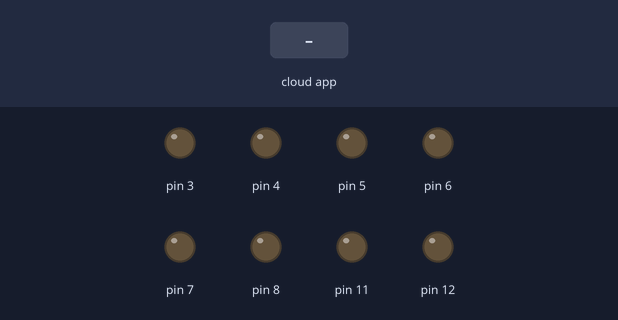
The sketch below on a simulated Arduino Uno, built with avr-gcc and run on an emulated ATmega328P. On the bench: output pins drawn as LEDs (lit = HIGH). Inputs (shaded band) come from the test bench. The ROS host is connected and sends only what is stated.

Above: at 1.2 s.
1.3 s: the phone or cloud app sets lwheel_vtarget to -100
At 1.8 s:
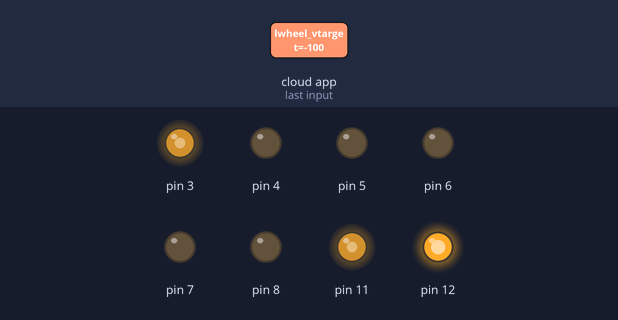
2.8 s: the phone or cloud app sets rwheel_vtarget to -100
At 4.0 s:
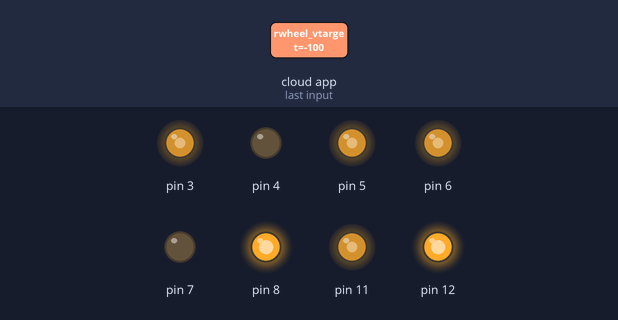
4.3 s: the phone or cloud app sets tof_stop to 1
At 5.3 s:
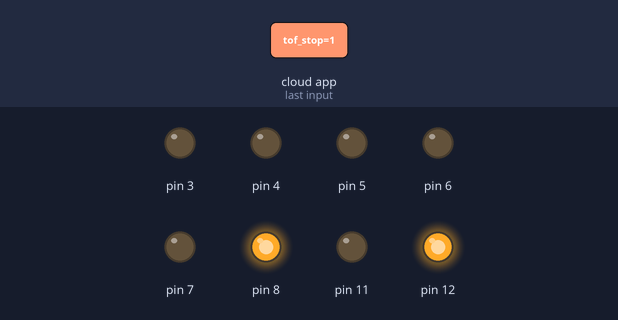
5.8 s: the phone or cloud app sets lwheel_vtarget to 0
At 6.5 s:
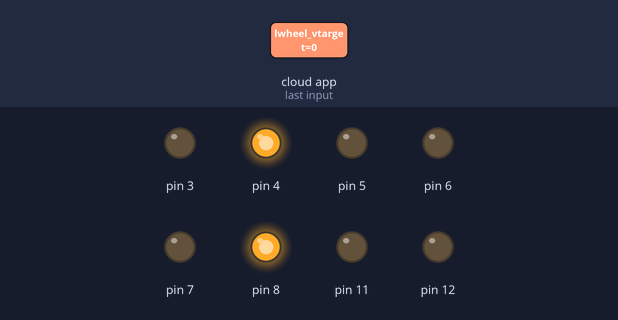
7.3 s: the phone or cloud app sets rwheel_vtarget to 0
At 7.6 s:
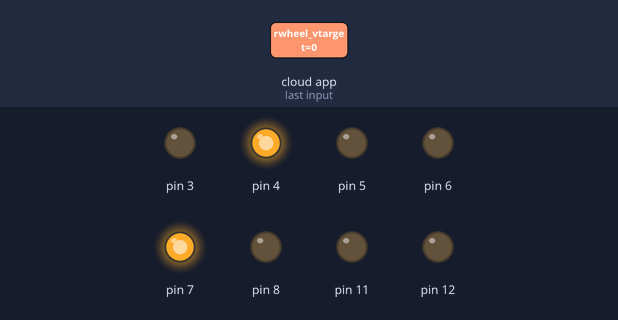
8.8 s: the phone or cloud app sets lwheel_vtarget to -100
At 9.9 s:
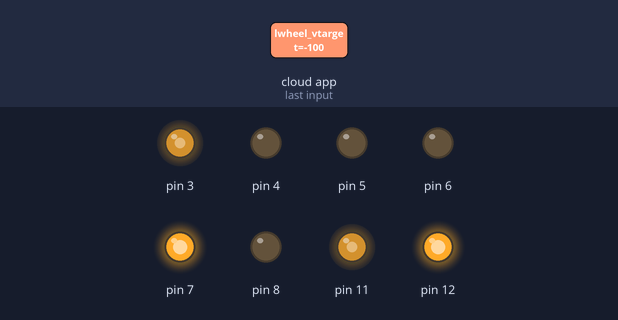
Timing chart, 0 to 11.3 s (numbered marks = the images above; inputs shaded):
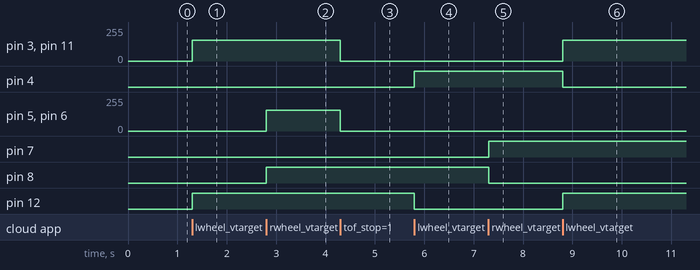

The sketch:

drive.ino
```cpp
#include <ros.h>
#include <std_msgs/Float32.h>
#include <std_msgs/Bool.h>

#include "motor.h" // For motors

/**** ROS SETUP ****/
ros::NodeHandle nh;
void lwheel_cb(const std_msgs::Float32& msg);
ros::Subscriber<std_msgs::Float32> lwheel_vtarget_sub("lwheel_vtarget", lwheel_cb);
void rwheel_cb(const std_msgs::Float32& msg);
ros::Subscriber<std_msgs::Float32> rwheel_vtarget_sub("rwheel_vtarget", rwheel_cb);
void stop_cb(const std_msgs::Bool& msg);
ros::Subscriber<std_msgs::Bool> stop_msg_sub("/tofs/tof_stop", stop_cb);
/******************/

// Populated from the Motor I/O table here:
// https://wiki.dfrobot.com/Quad_Motor_Driver_Shield_for_Arduino_SKU_DRI0039
// motor.h:6 -> Motor(int dir_pin, bool fwd_dir, int speed_pin);
Motor m1(4, HIGH, 3); // Left Motor
Motor m2(12, LOW, 11); // Left Motor
Motor m3(8, LOW, 5); // Right Motor
Motor m4(7, HIGH, 6); // Right Motor

bool forward_stop = false;

void setup() {
  nh.initNode();
  nh.subscribe(lwheel_vtarget_sub);
  nh.subscribe(rwheel_vtarget_sub);
  nh.subscribe(stop_msg_sub);
  stopAll();
}

void loop() {
  nh.spinOnce();
}

/**** Ros Callbacks ****/

void stop_cb(const std_msgs::Bool& msg) {
  if (msg.data == true) {
    stopAll();
  }
  forward_stop = msg.data;
}

// Handle left wheel speeds
void lwheel_cb(const std_msgs::Float32& msg) {
  int vel_left = float_map(msg.data, -1.0, 1.0, -255.0, 255.0); // Casts to int
  uint8_t speed_left = abs(vel_left);

  if (forward_stop && vel_left > 0) return;

  if (vel_left < 0) { // If left velocity is negative
    m1.rev(speed_left);
    m2.rev(speed_left);
  } else { // Left velocity is positive
    m1.fwd(speed_left);
    m2.fwd(speed_left);
  }
}

// Handle right wheel speeds
void rwheel_cb(const std_msgs::Float32& msg) {
  int vel_right = float_map(msg.data, -1.0, 1.0, -255.0, 255.0); // Casts to int
  uint8_t speed_right = abs(vel_right);

  if (forward_stop && vel_right > 0) return;

  if (vel_right < 0) { // If right velocity is negative
    m3.rev(speed_right);
    m4.rev(speed_right);
  } else { // right velocity is positive
    m3.fwd(speed_right);
    m4.fwd(speed_right);
  }
}
/***********************/

/**** Custom functions ****/
void stopAll() {
  m1.stop();
  m2.stop();
  m3.stop();
  m4.stop();
}

float float_map(double x, double in_min, double in_max, double out_min, double out_max) {
  return (x - in_min) * (out_max - out_min) / (in_max - in_min) + out_min;
}
/**************************/
```

motor.cpp
```cpp
#include "Arduino.h"
#include "motor.h"
/*
 * @params:
 *  dir_pin:  The pin indicating direction
 *  fwd_dir:  The mode the dir_pin should be written to move forward
 *  speed_pin:The pin indicating speed
 */
Motor::Motor(int dir_pin, bool fwd_dir, int speed_pin) {
  _dir_pin = dir_pin;
  _fwd_dir = fwd_dir;
  _speed_pin = speed_pin;

  pinMode(_dir_pin, OUTPUT); // Set the direction pin as output
  pinMode(_speed_pin, OUTPUT); // Set the speed pin as output
}

void Motor::fwd(uint8_t speed) {
  digitalWrite(_dir_pin, _fwd_dir); // Make this motor move forward
  analogWrite(_speed_pin, speed);
}

void Motor::rev(uint8_t speed) {
  digitalWrite(_dir_pin, !_fwd_dir); // Make this motor move the opposite of forward
  analogWrite(_speed_pin, speed);
}

void Motor::stop() {
  analogWrite(_speed_pin, 0);
}
```

motor.h
```cpp
#ifndef MOTOR_H
#define MOTOR_H

#include "Arduino.h"

class Motor {
  public:
    Motor(int dir_pin, bool fwd_dir, int speed_pin);
    void fwd(uint8_t speed);
    void rev(uint8_t speed);
    void stop();
  private:
    int _dir_pin, _fwd_dir, _speed_pin;
};

#endif
```

Measured:
- after the input at 1.3 s, pin 3, pin 11: 0/255 → 156/255 at once; pin 12: LOW → HIGH at once
- after the input at 2.8 s, pin 5, pin 6: 0/255 → 156/255 at once; pin 8: LOW → HIGH at once
- after the input at 4.3 s, pin 3, pin 5, pin 6, pin 11: 156/255 → 0/255 at once
- after the input at 5.8 s, pin 4: LOW → HIGH at once; pin 12: HIGH → LOW at once
- after the input at 7.3 s, pin 7: LOW → HIGH at once; pin 8: HIGH → LOW at once
- after the input at 8.8 s, pin 3, pin 11: 0/255 → 156/255 at once; pin 4: HIGH → LOW at once; pin 12: LOW → HIGH at once
